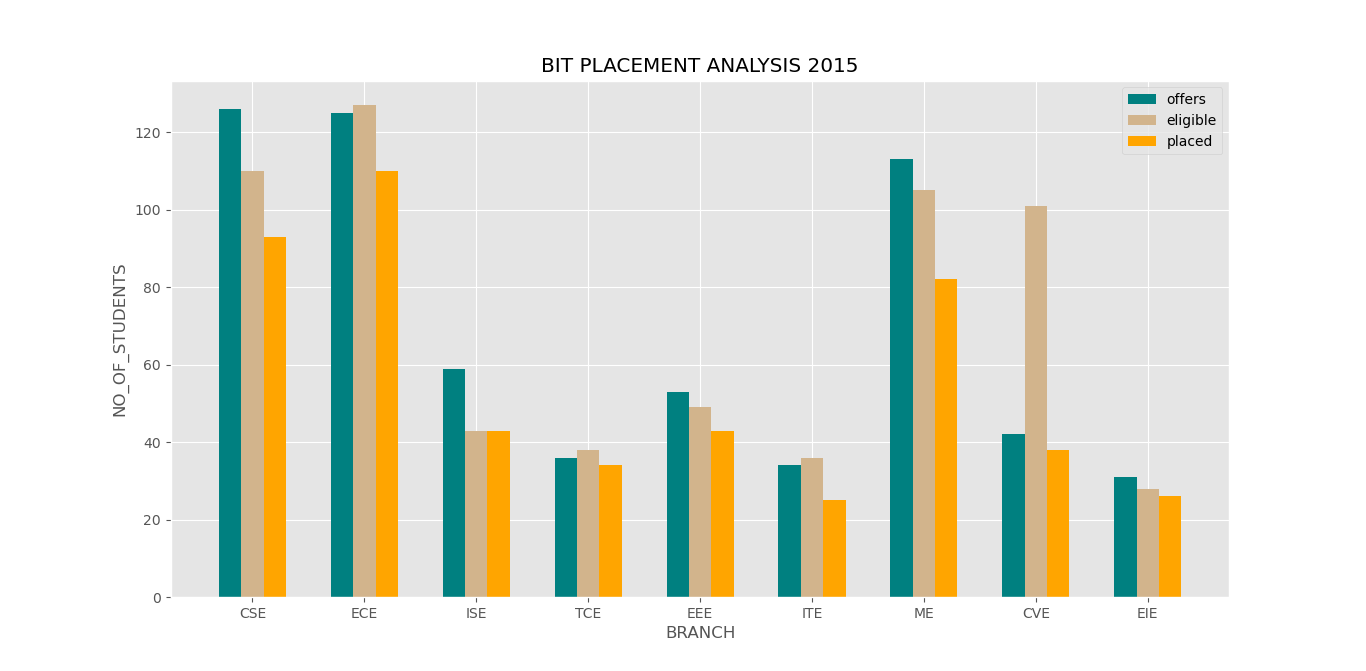

Write the Python code that produced this figure.
#BIT placement analysis for the academic year 2015

import matplotlib.pyplot as plt
import numpy as np
from matplotlib import style
%matplotlib inline

plt.rcParams['figure.figsize']=(15,5)

style.use('ggplot')

BRANCH=['CSE','ECE','ISE','TCE','EEE','ITE','ME','CVE','EIE']
OFFERS=[126,125,59,36,53,34,113,42,31] 
ELIGIBLE=[110,127,43,38,49,36,105,101,28] 
PLACED=[93,110,43,34,43,25,82,38,26]

xpos=np.arange(len(BRANCH))
#print(xpos)

plt.xticks(xpos,BRANCH)
plt.title("BIT PLACEMENT ANALYSIS 2015")
plt.xlabel("BRANCH")
plt.ylabel("NO_OF_STUDENTS")

plt.bar(xpos-0.2,OFFERS,color='teal',width=0.2,label="offers")
plt.bar(xpos,ELIGIBLE,color='tan',width=0.2,label="eligible")
plt.bar(xpos+0.2,PLACED,color='orange',width=0.2,label="placed")
plt.legend()
plt.show()
